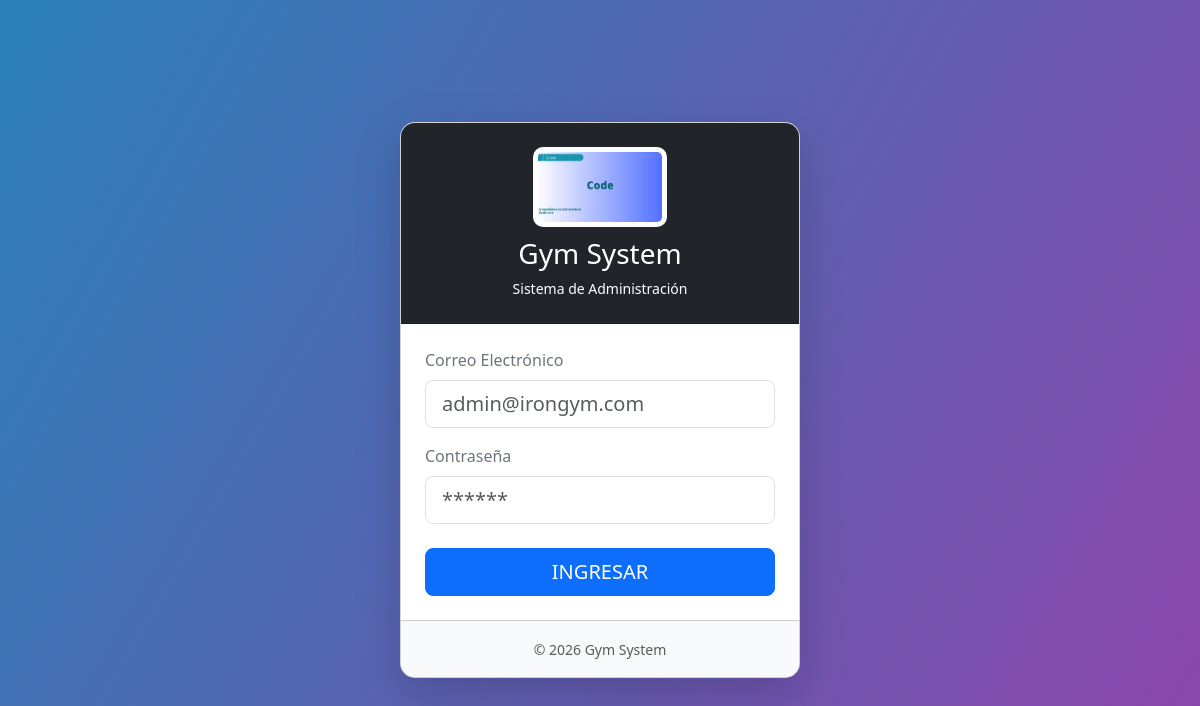
The app's page /auth/index with its own data.
### tables this page shows
CREATE TABLE IF NOT EXISTS `configuracion` (
  `id` int NOT NULL,
  `nombre_sistema` varchar(100) DEFAULT NULL,
  `ruc` varchar(20) DEFAULT NULL,
  `direccion` varchar(255) DEFAULT NULL,
  `telefono` varchar(20) DEFAULT NULL,
  `email` varchar(100) DEFAULT NULL,
  `logo` varchar(255) DEFAULT NULL,
  `moneda` varchar(10) DEFAULT '$',
  PRIMARY KEY (`id`)
);

### app/controllers/AuthController.php (called while the page is built, shortened)
<?php
class AuthController {
    public function index() {
        require_once '../app/views/auth/login.php';
    }
}

### app/models/Configuracion.php (called while the page is built, shortened)
<?php
class Configuracion {
    public static function getInfo() {
        $database = new Database();
        $conn = $database->getConnection();
        $query = "SELECT * FROM configuracion WHERE id = 1 LIMIT 1";
        $stmt = $conn->prepare($query);
        $stmt->execute();
        return $stmt->fetch(PDO::FETCH_ASSOC);
    }
}

### app/views/auth/login.php (the view, shortened to what this page needs)
<?php
require_once __DIR__ . '/../../models/Configuracion.php';
$config = Configuracion::getInfo();
?>
<!DOCTYPE html>
<html lang="es">
<head>
    <link href="https://cdn.jsdelivr.net/npm/bootstrap@5.3.0/dist/css/bootstrap.min.css" rel="stylesheet">
</head>
<body>
    <div class="card card-login shadow-lg">
        <div class="card-header bg-dark text-white text-center py-4">
            <?php if(!empty($config['logo'])): ?>
                <img src="/img/<?= $config['logo'] ?>?v=<?= time() ?>" class="logo-login">
            <?php endif; ?>
            <h3><?= $config['nombre_sistema'] ?></h3>
            <p class="m-0 small">Sistema de Administración</p>
        </div>
        <div class="card-body p-4 bg-white">
            <form action="/auth/login" method="POST">
                <div class="mb-3">
                    <label class="form-label text-secondary">Correo Electrónico</label>
                    <input type="email" name="email" class="form-control form-control-lg" placeholder="admin@irongym.com" required>
                </div>
                <div class="mb-4">
                    <label class="form-label text-secondary">Contraseña</label>
                    <input type="password" name="password" class="form-control form-control-lg" placeholder="******" required>
                </div>
                <button type="submit" class="btn btn-primary w-100 btn-lg">INGRESAR</button>
            </form>
        </div>
        <div class="card-footer text-center bg-light py-3">
            <small class="text-muted">&copy; <?= date('Y') ?> <?= $config['nombre_sistema'] ?></small>
        </div>
    </div>
</body>
</html>

### app/views/auth/login.php (style rules this page uses)
body { background: linear-gradient(120deg, #2980b9, #8e44ad); height: 100vh; display: flex; align-items: center; justify-content: center; }
.card-login { width: 100%; max-width: 400px; border-radius: 15px; overflow: hidden; }
.logo-login { max-height: 80px; max-width: 100%; object-fit: contain; display: block; margin: 0 auto 10px auto; background: white; padding: 5px; border-radius: 10px; }

### records on screen
configuracion: logo (picture), nombre_sistema "Gym System"
